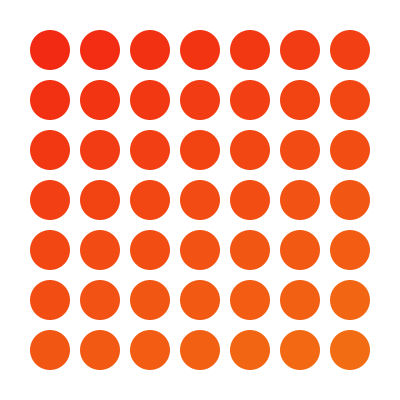
Frame 1 (no input)
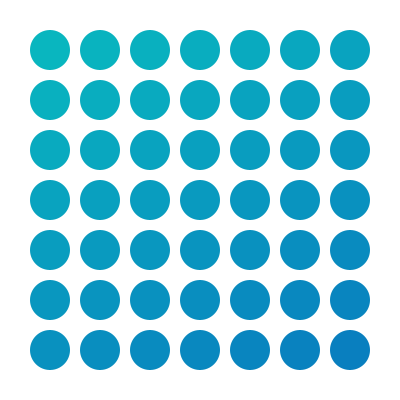
Frame 60 (the mouse pressed at the canvas centre just before this capture)
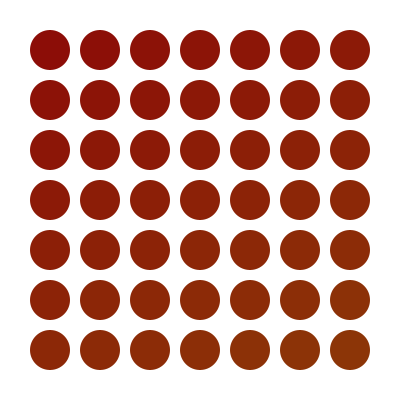
Frame 120 (the mouse held since frame 60 and released just before this capture)

The Processing sketch that drew these frames (run headless with seeded random() and noise(); from frame 60 on, the mouse is pressed at the canvas centre):

// Processing sketch: sketch_230218a
// ── sketch_230218a.pde
/**
 * Further experiment messing with colours as they're painted onto the circles
 */ 

static final int xScale = 50; //manage the space alotted to each circle
static final int yScale = 50; 
static final int startSize = 40; // size to actually draw the circle

static final int low = 50; // ranges for saturation and brightness;
static final int high = 95;

int hue = 0; // hue for circle colouring
int hueStep = 3; // value to adjust hue

int sat = high; // saturation value
int satStep = -3; // value to adjust saturation

int brightness = high; // brightness value
int brightStep = -5; // value to adjust brightness

void setup() {
  size(400, 400); // test size
  pixelDensity(2); // pixelDensity helps fix issues with Mac Retina display (2 seems to be only value)
  colorMode(HSB, 360, 100, 100); // set the colour mode to HSB for easier colour adventures later
                // https://www.learnui.design/blog/the-hsb-color-system-practicioners-primer.html
                
  frameRate(15);                
                
  background(0, 0, 100); // white
  noStroke();

  
}

void draw() {
 
  drawCircles();
}

void drawCircles() {
  hue+=hueStep;
  sat+=satStep;
      if ((sat <= low) || (sat >= high)) {
        satStep*=-1;
        brightness+=brightStep;
        if ((brightness <= low) || (brightness >= high)) {
          brightStep*=-1;
        }
      }
  background(0, 0, 100); // white
  for (int y = 1; y < height / yScale; y++) {
    for (int x = 1; x < width / xScale; x++) {
      fill((hue + x+y*2) % 360, sat, brightness);
      
      
      circle(x * xScale, y * yScale, startSize);
    }
  }
}
